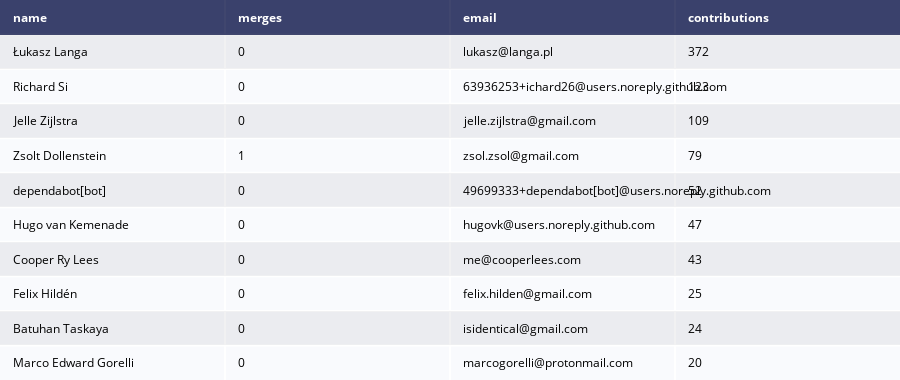

This figure's notebook cell:
### Code cell
results = j["report"]["repos"][0]["data"]["results"]
#print(results)
top10 = results["top10_contributors"]
#print(top10)

for c in top10:
    print("{} [{}]: {}".format(c["name"], c["email"], c["contributions"]))

import pandas as pd
import numpy as np
import scipy as sp
import plotly
plotly.offline.init_notebook_mode(connected=True)
import plotly.figure_factory as ff

df = pd.DataFrame.from_dict(top10)
table = ff.create_table(df)

#plotly.offline.plot(table, filename='lei-table1.png')
table.show()

### Figure 1 — Plotly figure (JSON) as saved in the notebook; plotly's stock layout.template omitted (floating-point values rounded to 4 significant figures)
{"data": [{"colorscale": [[0, "#00083e"], [0.5, "#ededee"], [1, "#ffffff"]], "hoverinfo": "none", "opacity": 0.75, "showscale": false, "type": "heatmap", "z": [[0, 0, 0, 0], [0.5, 0.5, 0.5, 0.5], [1, 1, 1, 1], [0.5, 0.5, 0.5, 0.5], [1, 1, 1, 1], [0.5, 0.5, 0.5, 0.5], [1, 1, 1, 1], [0.5, 0.5, 0.5, 0.5], [1, 1, 1, 1], [0.5, 0.5, 0.5, 0.5], [1, 1, 1, 1]]}], "layout": {"annotations": [{"align": "left", "font": {"color": "#ffffff"}, "showarrow": false, "text": "<b>name</b>", "x": -0.45, "xanchor": "left", "xref": "x", "y": 0, "yref": "y"}, {"align": "left", "font": {"color": "#ffffff"}, "showarrow": false, "text": "<b>merges</b>", "x": 0.55, "xanchor": "left", "xref": "x", "y": 0, "yref": "y"}, {"align": "left", "font": {"color": "#ffffff"}, "showarrow": false, "text": "<b>email</b>", "x": 1.55, "xanchor": "left", "xref": "x", "y": 0, "yref": "y"}, {"align": "left", "font": {"color": "#ffffff"}, "showarrow": false, "text": "<b>contributions</b>", "x": 2.55, "xanchor": "left", "xref": "x", "y": 0, "yref": "y"}, {"align": "left", "font": {"color": "#000000"}, "showarrow": false, "text": "Łukasz Langa", "x": -0.45, "xanchor": "left", "xref": "x", "y": 1, "yref": "y"}, {"align": "left", "font": {"color": "#000000"}, "showarrow": false, "text": "0", "x": 0.55, "xanchor": "left", "xref": "x", "y": 1, "yref": "y"}, {"align": "left", "font": {"color": "#000000"}, "showarrow": false, "text": "lukasz@langa.pl", "x": 1.55, "xanchor": "left", "xref": "x", "y": 1, "yref": "y"}, {"align": "left", "font": {"color": "#000000"}, "showarrow": false, "text": "372", "x": 2.55, "xanchor": "left", "xref": "x", "y": 1, "yref": "y"}, {"align": "left", "font": {"color": "#000000"}, "showarrow": false, "text": "Richard Si", "x": -0.45, "xanchor": "left", "xref": "x", "y": 2, "yref": "y"}, {"align": "left", "font": {"color": "#000000"}, "showarrow": false, "text": "0", "x": 0.55, "xanchor": "left", "xref": "x", "y": 2, "yref": "y"}, {"align": "left", "font": {"color": "#000000"}, "showarrow": false, "text": "63936253+ichard26@users.noreply.github.com", "x": 1.55, "xanchor": "left", "xref": "x", "y": 2, "yref": "y"}, {"align": "left", "font": {"color": "#000000"}, "showarrow": false, "text": "123", "x": 2.55, "xanchor": "left", "xref": "x", "y": 2, "yref": "y"}, {"align": "left", "font": {"color": "#000000"}, "showarrow": false, "text": "Jelle Zijlstra", "x": -0.45, "xanchor": "left", "xref": "x", "y": 3, "yref": "y"}, {"align": "left", "font": {"color": "#000000"}, "showarrow": false, "text": "0", "x": 0.55, "xanchor": "left", "xref": "x", "y": 3, "yref": "y"}, {"align": "left", "font": {"color": "#000000"}, "showarrow": false, "text": "jelle.zijlstra@gmail.com", "x": 1.55, "xanchor": "left", "xref": "x", "y": 3, "yref": "y"}, {"align": "left", "font": {"color": "#000000"}, "showarrow": false, "text": "109", "x": 2.55, "xanchor": "left", "xref": "x", "y": 3, "yref": "y"}, {"align": "left", "font": {"color": "#000000"}, "showarrow": false, "text": "Zsolt Dollenstein", "x": -0.45, "xanchor": "left", "xref": "x", "y": 4, "yref": "y"}, {"align": "left", "font": {"color": "#000000"}, "showarrow": false, "text": "1", "x": 0.55, "xanchor": "left", "xref": "x", "y": 4, "yref": "y"}, {"align": "left", "font": {"color": "#000000"}, "showarrow": false, "text": "zsol.zsol@gmail.com", "x": 1.55, "xanchor": "left", "xref": "x", "y": 4, "yref": "y"}, {"align": "left", "font": {"color": "#000000"}, "showarrow": false, "text": "79", "x": 2.55, "xanchor": "left", "xref": "x", "y": 4, "yref": "y"}, {"align": "left", "font": {"color": "#000000"}, "showarrow": false, "text": "dependabot[bot]", "x": -0.45, "xanchor": "left", "xref": "x", "y": 5, "yref": "y"}, {"align": "left", "font": {"color": "#000000"}, "showarrow": false, "text": "0", "x": 0.55, "xanchor": "left", "xref": "x", "y": 5, "yref": "y"}, {"align": "left", "font": {"color": "#000000"}, "showarrow": false, "text": "49699333+dependabot[bot]@users.noreply.github.com", "x": 1.55, "xanchor": "left", "xref": "x", "y": 5, "yref": "y"}, {"align": "left", "font": {"color": "#000000"}, "showarrow": false, "text": "52", "x": 2.55, "xanchor": "left", "xref": "x", "y": 5, "yref": "y"}, {"align": "left", "font": {"color": "#000000"}, "showarrow": false, "text": "Hugo van Kemenade", "x": -0.45, "xanchor": "left", "xref": "x", "y": 6, "yref": "y"}, {"align": "left", "font": {"color": "#000000"}, "showarrow": false, "text": "0", "x": 0.55, "xanchor": "left", "xref": "x", "y": 6, "yref": "y"}, {"align": "left", "font": {"color": "#000000"}, "showarrow": false, "text": "hugovk@users.noreply.github.com", "x": 1.55, "xanchor": "left", "xref": "x", "y": 6, "yref": "y"}, {"align": "left", "font": {"color": "#000000"}, "showarrow": false, "text": "47", "x": 2.55, "xanchor": "left", "xref": "x", "y": 6, "yref": "y"}, {"align": "left", "font": {"color": "#000000"}, "showarrow": false, "text": "Cooper Ry Lees", "x": -0.45, "xanchor": "left", "xref": "x", "y": 7, "yref": "y"}, {"align": "left", "font": {"color": "#000000"}, "showarrow": false, "text": "0", "x": 0.55, "xanchor": "left", "xref": "x", "y": 7, "yref": "y"}, {"align": "left", "font": {"color": "#000000"}, "showarrow": false, "text": "me@cooperlees.com", "x": 1.55, "xanchor": "left", "xref": "x", "y": 7, "yref": "y"}, {"align": "left", "font": {"color": "#000000"}, "showarrow": false, "text": "43", "x": 2.55, "xanchor": "left", "xref": "x", "y": 7, "yref": "y"}, {"align": "left", "font": {"color": "#000000"}, "showarrow": false, "text": "Felix Hildén", "x": -0.45, "xanchor": "left", "xref": "x", "y": 8, "yref": "y"}, {"align": "left", "font": {"color": "#000000"}, "showarrow": false, "text": "0", "x": 0.55, "xanchor": "left", "xref": "x", "y": 8, "yref": "y"}, {"align": "left", "font": {"color": "#000000"}, "showarrow": false, "text": "felix.hilden@gmail.com", "x": 1.55, "xanchor": "left", "xref": "x", "y": 8, "yref": "y"}, {"align": "left", "font": {"color": "#000000"}, "showarrow": false, "text": "25", "x": 2.55, "xanchor": "left", "xref": "x", "y": 8, "yref": "y"}, {"align": "left", "font": {"color": "#000000"}, "showarrow": false, "text": "Batuhan Taskaya", "x": -0.45, "xanchor": "left", "xref": "x", "y": 9, "yref": "y"}, {"align": "left", "font": {"color": "#000000"}, "showarrow": false, "text": "0", "x": 0.55, "xanchor": "left", "xref": "x", "y": 9, "yref": "y"}, {"align": "left", "font": {"color": "#000000"}, "showarrow": false, "text": "isidentical@gmail.com", "x": 1.55, "xanchor": "left", "xref": "x", "y": 9, "yref": "y"}, {"align": "left", "font": {"color": "#000000"}, "showarrow": false, "text": "24", "x": 2.55, "xanchor": "left", "xref": "x", "y": 9, "yref": "y"}, {"align": "left", "font": {"color": "#000000"}, "showarrow": false, "text": "Marco Edward Gorelli", "x": -0.45, "xanchor": "left", "xref": "x", "y": 10, "yref": "y"}, {"align": "left", "font": {"color": "#000000"}, "showarrow": false, "text": "0", "x": 0.55, "xanchor": "left", "xref": "x", "y": 10, "yref": "y"}, {"align": "left", "font": {"color": "#000000"}, "showarrow": false, "text": "marcogorelli@protonmail.com", "x": 1.55, "xanchor": "left", "xref": "x", "y": 10, "yref": "y"}, {"align": "left", "font": {"color": "#000000"}, "showarrow": false, "text": "20", "x": 2.55, "xanchor": "left", "xref": "x", "y": 10, "yref": "y"}], "height": 380, "margin": {"b": 0, "l": 0, "r": 0, "t": 0}, "xaxis": {"dtick": 1, "gridwidth": 2, "showticklabels": false, "tick0": -0.5, "ticks": "", "zeroline": false}, "yaxis": {"autorange": "reversed", "dtick": 1, "gridwidth": 2, "showticklabels": false, "tick0": 0.5, "ticks": "", "zeroline": false}}}
